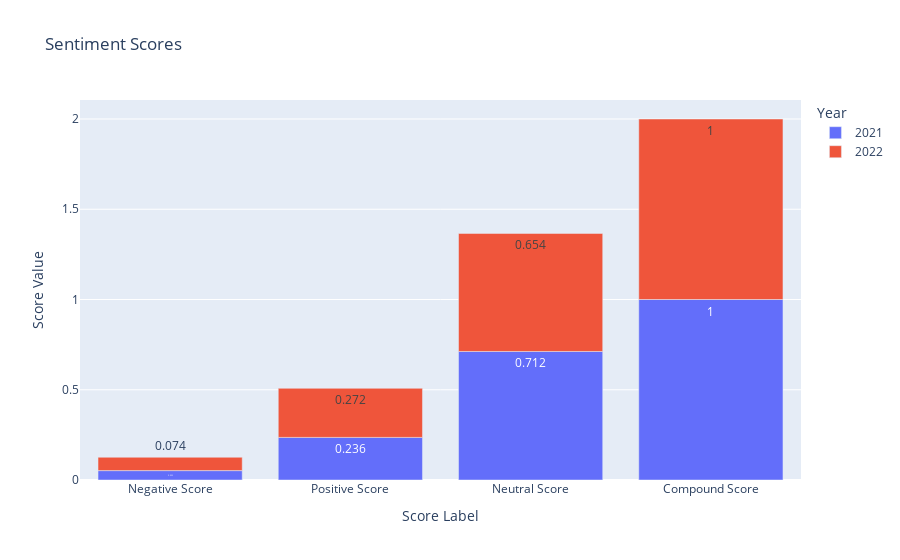

This figure's notebook cell:
### Code cell
fig = px.bar(df, x="Score Label", y="Score Value", color="Year", title="Sentiment Scores",text="Score Value")
fig.show()

### Figure 1 — Plotly figure (JSON) as saved in the notebook; plotly's stock layout.template omitted (floating-point values rounded to 4 significant figures)
{"data": [{"alignmentgroup": "True", "hovertemplate": "Year=2021<br>Score Label=%{x}<br>Score Value=%{text}<extra></extra>", "legendgroup": "2021", "marker": {"color": "#636efa", "pattern": {"shape": ""}}, "name": "2021", "offsetgroup": "2021", "orientation": "v", "showlegend": true, "text": [0.052, 0.236, 0.712, 1], "textposition": "auto", "type": "bar", "x": ["Negative Score", "Positive Score", "Neutral Score", "Compound Score"], "xaxis": "x", "y": [0.052, 0.236, 0.712, 1], "yaxis": "y"}, {"alignmentgroup": "True", "hovertemplate": "Year=2022<br>Score Label=%{x}<br>Score Value=%{text}<extra></extra>", "legendgroup": "2022", "marker": {"color": "#EF553B", "pattern": {"shape": ""}}, "name": "2022", "offsetgroup": "2022", "orientation": "v", "showlegend": true, "text": [0.074, 0.272, 0.654, 1], "textposition": "auto", "type": "bar", "x": ["Negative Score", "Positive Score", "Neutral Score", "Compound Score"], "xaxis": "x", "y": [0.074, 0.272, 0.654, 1], "yaxis": "y"}], "layout": {"barmode": "relative", "legend": {"title": {"text": "Year"}, "tracegroupgap": 0}, "title": {"text": "Sentiment Scores"}, "xaxis": {"anchor": "y", "domain": [0, 1], "title": {"text": "Score Label"}}, "yaxis": {"anchor": "x", "domain": [0, 1], "title": {"text": "Score Value"}}}}
